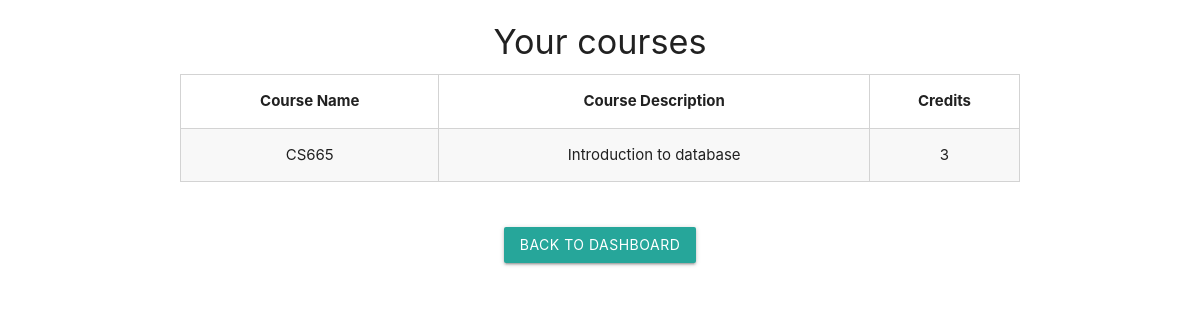
Screenshot of /professor/courses/ (signed in) with the database file from the repository.
### app/models.py (models this page shows, shortened)
class Course(models.Model):
    course_name = models.CharField(max_length=100)
    description = models.TextField()
    credits = models.IntegerField()
    professor = models.ForeignKey(Professor, on_delete=models.CASCADE)

### app/views.py (the view)
# urls.py: path('professor/courses/', professor_courses, name='professor_courses'),
def professor_courses(request):
    professor_id = request.session.get('professor_id')
    professor = Professor.objects.get(pk=professor_id)
    courses = Course.objects.filter(professor=professor)
    return render(request, 'professor_courses.html', {'courses': courses})

### app/templates/professor_courses.html (shortened to what this page needs)
<!DOCTYPE html>
<html lang="en">
<head>
    <link rel="stylesheet" href="https://cdnjs.cloudflare.com/ajax/libs/materialize/1.0.0/css/materialize.min.css">
</head>
<body>
    <div class="container">
        <h4 class="center">Your courses</h4>
        <table class="striped">
            <thead>
                <tr>
                    <th>Course Name</th>
                    <th>Course Description</th>
                    <th>Credits</th>
                </tr>
            </thead>
            <tbody>
                {% for course in courses %}
                <tr>
                    <td>{{ course.course_name }}</td>
                    <td>{{ course.description }}</td>
                    <td>{{ course.credits }}</td>
                </tr>
                {% endfor %}
            </tbody>
        </table>
        <div class="center">
            <br><br>
            <a href="{% url 'professor_home' %}" class="btn">Back to Dashboard</a>
        </div>
    </div>
</body>
</html>

### app/templates/professor_courses.html (style rules this page uses)
td,th { border:1px solid lightgrey; text-align:center; }

### rows the page displays
Course: course_name "CS665", description "Introduction to database", credits "3"
